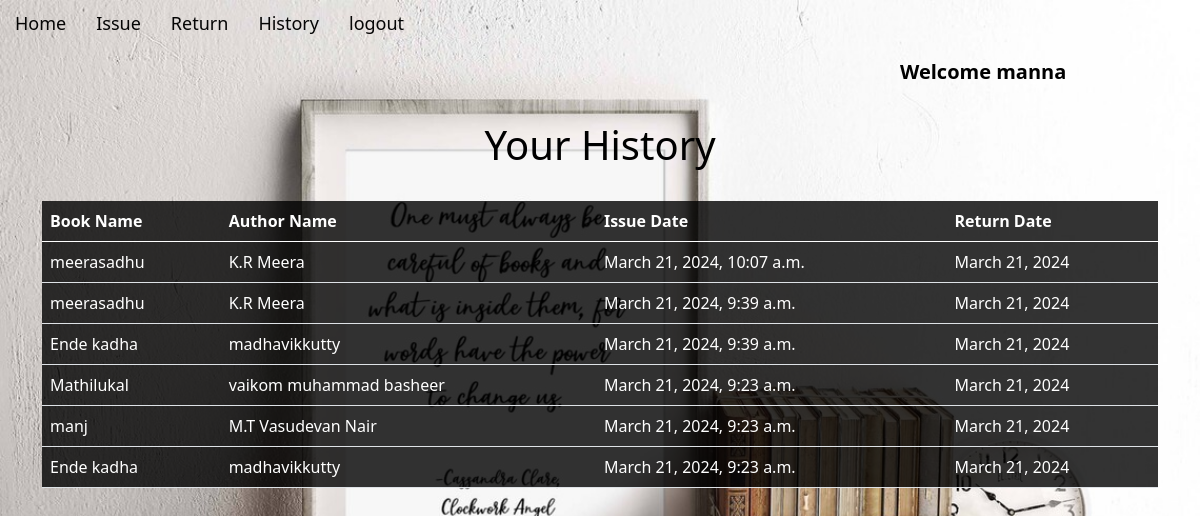
Page /history/ (signed in) on the committed database.
### app/models.py (models this page shows, shortened)
class IssuedItem(models.Model):
    book_id = models.ForeignKey(Book, on_delete=models.CASCADE)
    user_id = models.ForeignKey(User, on_delete=models.CASCADE)
    issue_date = models.DateTimeField(default=timezone.now)
    return_date = models.DateField(blank=True, null=True)

class Book(models.Model):
    book_name = models.CharField(max_length=150)
    author_name = models.CharField(max_length=200)
    quantity = models.IntegerField(default=1)
    subject = models.CharField(max_length=2000)
    book_add_time = models.TimeField(default=timezone.now)
    book_add_date = models.DateField(default=timezone.now)
    class Meta:
        unique_together = ('book_name', 'author_name')

### app/views.py (the view)
# urls.py: path('history/',views.history,name='history'),
@login_required(login_url='loginn')
def history(request):
    my_items = IssuedItem.objects.filter(user_id=request.user).order_by('-issue_date')
    paginator = Paginator(my_items, 10)
    page_number = request.GET.get('page')
    try:
        show_data_final = paginator.get_page(page_number)
    except ValueError:
        show_data_final = []
    return render(request, 'history.html', {'books': show_data_final})

### app/templates/history.html (shortened to what this page needs)
{% extends 'base.html' %}
{% load static %}
    {% block content %}
    <div style="text-align: center;color: aliceblue;">
        <br>
        <h1 style="color: black;">Your History</h1>
        <br>
    </div>
    <div class="container">
        <table class="table" style="background-color: rgba(0, 0, 0, 0.8); color:white;">
            <thead class="thead-dark">
                <tr>
                    <th scope="col">Book Name</th>
                    <th scope="col">Author Name</th>
                    <th scope="col">Issue Date</th>
                    <th scope="col">Return Date</th>
                </tr>
            </thead>
            <tbody>
                {% for book in books %}
                <tr>
                    <td>{{book.book_id.book_name}}</td>
                    <td>{{book.book_id.author_name}}</td>
                    <td>{{book.issue_date}}</td>
                    <td>{{book.return_date}}</td>
                </tr>
                {% endfor %}
            </tbody>
        </table>
    </div>
    {% endblock %}

### app/templates/base.html (shortened to what this page needs)
{% load static %}
<!DOCTYPE html>
<html lang="en">
<head>
  <link href="https://cdn.jsdelivr.net/npm/bootstrap@5.0.2/dist/css/bootstrap.min.css" rel="stylesheet"
>
  <link rel="stylesheet" href="{% static 'css/base.css' %}">
</head>
<body>
  <ul class="nav">
    {% if not user.is_authenticated %}
    <li class="nav-item">
      <a class="nav-link" href="{% url 'signUp' %}">signup</a>
    </li>
    <li class="nav-item">
      <a class="nav-link" href="{% url 'loginn' %}">login</a>
    </li>
    {% else %}
    <li class="nav-item">
      <a class="nav-link" href="/">Home</a>
    </li>
    <li class="nav-item">
      <a class="nav-link" href="{% url 'issue' %}">Issue</a>
    </li>
    <li class="nav-item">
      <a class="nav-link" href="{% url 'return' %}">Return</a>
    </li>
    <li class="nav-item">
      <a class="nav-link" href="{% url 'history' %}">History</a>
    </li>
    <li class="nav-item">
      <a class="nav-link " href="{% url 'logout1' %}">logout</a>
    </li>
    <li class="nav justify-content-end">
      {% if user.is_authenticated %}
        <a class="navbar-brand" style="color: rgb(0, 0, 0);  padding: 10px 15px;padding-left: 900px; font-size: 20px;"><b>Welcome {{user}}</b></a>
      {% endif %}
    </li>
    {% endif %}
  </ul>
  {% block content %}{% endblock %}
</body>
</html>

### app/static/css/base.css (style rules this page uses)
body { background-image: url('../images/base1.jpg'); background-size: cover; }
.nav-link { color: rgb(5, 5, 5); font-size: large; text-decoration: none; padding: 10px 15px; border-radius: 5px; transition: background-color 0.3s ease; }

### rows in the picture
IssuedItem: book_id.book_name "meerasadhu", book_id.author_name "K.R Meera", issue_date "March 21, 2024, 10:07 a.m.", return_date "March 21, 2024"
IssuedItem: book_id.book_name "meerasadhu", book_id.author_name "K.R Meera", issue_date "March 21, 2024, 9:39 a.m.", return_date "March 21, 2024"
IssuedItem: book_id.book_name "Ende kadha", book_id.author_name "madhavikkutty", issue_date "March 21, 2024, 9:39 a.m.", return_date "March 21, 2024"
IssuedItem: book_id.book_name "Mathilukal", book_id.author_name "vaikom muhammad basheer", issue_date "March 21, 2024, 9:23 a.m.", return_date "March 21, 2024"
IssuedItem: book_id.book_name "manj", book_id.author_name "M.T Vasudevan Nair", issue_date "March 21, 2024, 9:23 a.m.", return_date "March 21, 2024"
IssuedItem: book_id.book_name "Ende kadha", book_id.author_name "madhavikkutty", issue_date "March 21, 2024, 9:23 a.m.", return_date "March 21, 2024"

### other values in the picture
{{ user }} "manna"
